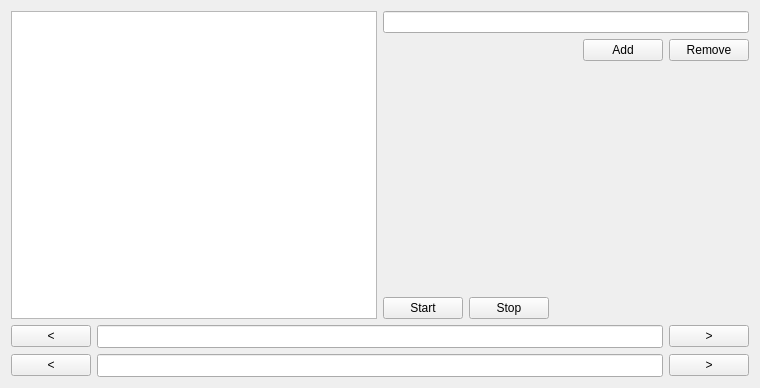
<?xml version="1.0" encoding="UTF-8"?>
<ui version="4.0">
 <class>TuringMachineView</class>
 <widget class="QWidget" name="TuringMachineView">
  <property name="geometry">
   <rect>
    <x>0</x>
    <y>0</y>
    <width>760</width>
    <height>388</height>
   </rect>
  </property>
  <property name="windowTitle">
   <string>Form</string>
  </property>
  <layout class="QHBoxLayout" name="horizontalLayout_7">
   <item>
    <layout class="QVBoxLayout" name="verticalLayout">
     <item>
      <layout class="QHBoxLayout" name="horizontalLayout">
       <item>
          <widget class="QPlainTextEdit" name="rules_textbox">
           <property name="readOnly">
            <bool>true</bool>
           </property>
          </widget>
         </item>
         <item>
          <layout class="QVBoxLayout" name="verticalLayout_2">
           <item>
            <layout class="QHBoxLayout" name="horizontalLayout_4">
             <item>
              <widget class="QLineEdit" name="line_for_rule"/>
             </item>
            </layout>
           </item>
           <item>
            <layout class="QHBoxLayout" name="horizontalLayout_6">
             <item>
              <spacer name="horizontalSpacer_2">
               <property name="orientation">
                <enum>Qt::Horizontal</enum>
               </property>
               <property name="sizeHint" stdset="0">
                <size>
                 <width>40</width>
                 <height>20</height>
                </size>
               </property>
              </spacer>
             </item>
             <item>
              <widget class="QPushButton" name="button_add_rule">
               <property name="text">
                <string>Add</string>
               </property>
              </widget>
             </item>
             <item>
              <widget class="QPushButton" name="button_remove_rule">
               <property name="text">
                <string>Remove</string>
               </property>
              </widget>
             </item>
            </layout>
           </item>
           <item>
            <spacer name="verticalSpacer">
             <property name="orientation">
              <enum>Qt::Vertical</enum>
             </property>
             <property name="sizeHint" stdset="0">
              <size>
               <width>20</width>
               <height>40</height>
              </size>
             </property>
            </spacer>
           </item>
           <item>
            <layout class="QHBoxLayout" name="horizontalLayout_5">
             <item>
              <widget class="QPushButton" name="button_start">
               <property name="text">
                <string>Start</string>
               </property>
              </widget>
             </item>
             <item>
              <widget class="QPushButton" name="button_stop">
               <property name="text">
                <string>Stop</string>
               </property>
              </widget>
             </item>
             <item>
              <spacer name="horizontalSpacer">
               <property name="orientation">
                <enum>Qt::Horizontal</enum>
               </property>
               <property name="sizeHint" stdset="0">
                <size>
                 <width>40</width>
                 <height>20</height>
                </size>
               </property>
              </spacer>
             </item>
            </layout>
           </item>
          </layout>
         </item>
      </layout>
     </item>
     <item>
      <layout class="QHBoxLayout" name="horizontalLayout_2">
       <item>
        <layout class="QGridLayout" name="gridLayout_2">
         <item row="0" column="2">
          <widget class="QPushButton" name="button_right_tape">
           <property name="text">
            <string>&gt;</string>
           </property>
          </widget>
         </item>
         <item row="2" column="2">
          <widget class="QPushButton" name="button_right_pointer">
           <property name="text">
            <string>&gt;</string>
           </property>
          </widget>
         </item>
         <item row="2" column="0">
          <widget class="QPushButton" name="button_left_pointer">
           <property name="text">
            <string>&lt;</string>
           </property>
          </widget>
         </item>
         <item row="0" column="0">
          <widget class="QPushButton" name="button_left_tape">
           <property name="text">
            <string>&lt;</string>
           </property>
          </widget>
         </item>
         <item row="0" column="1">
          <widget class="QLineEdit" name="line_tape">
           <property name="maximumSize">
            <size>
             <width>16777215</width>
             <height>16777206</height>
            </size>
           </property>
           <property name="font">
            <font>
             <family>Noto Mono</family>
            </font>
           </property>
          </widget>
         </item>
         <item row="2" column="1">
          <widget class="QLineEdit" name="line_pointer">
           <property name="font">
            <font>
             <family>Noto Mono</family>
            </font>
           </property>
           <property name="readOnly">
            <bool>true</bool>
           </property>
          </widget>
         </item>
        </layout>
       </item>
      </layout>
     </item>
    </layout>
   </item>
  </layout>
 </widget>
 <resources/>
 <connections/>
</ui>
